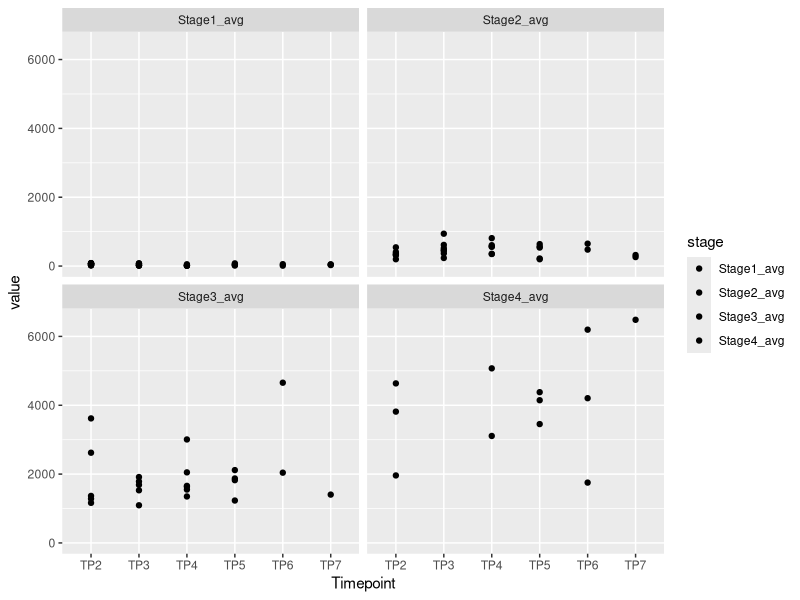
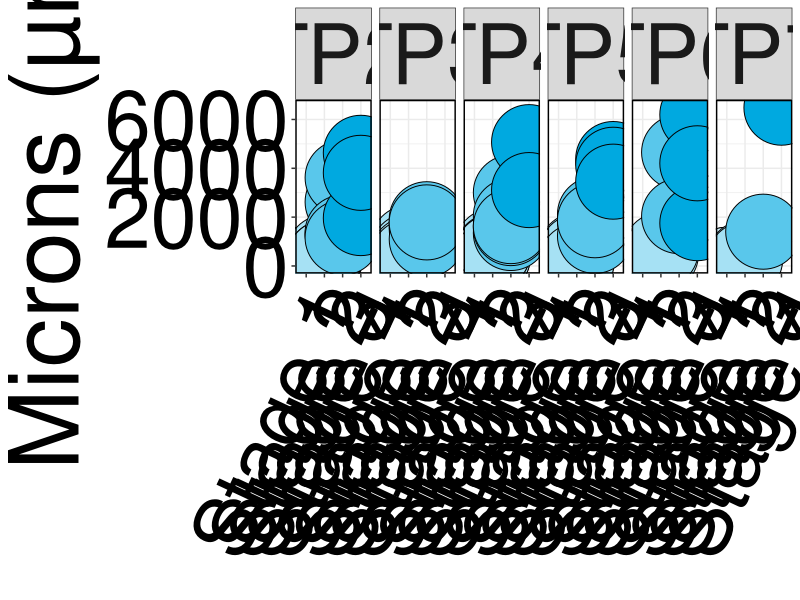
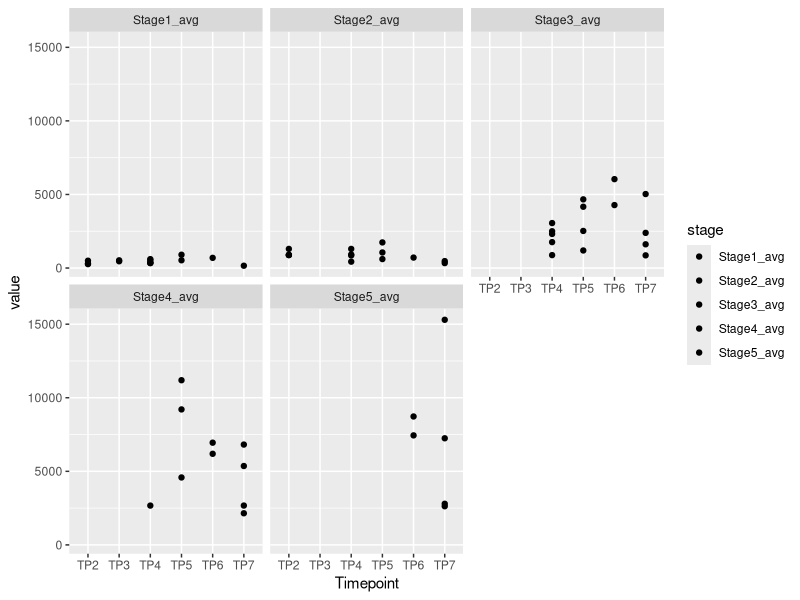
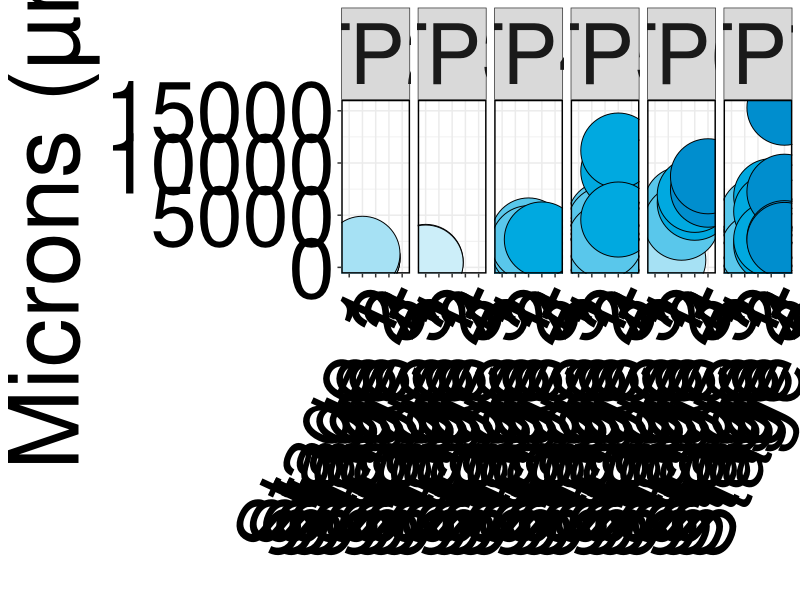
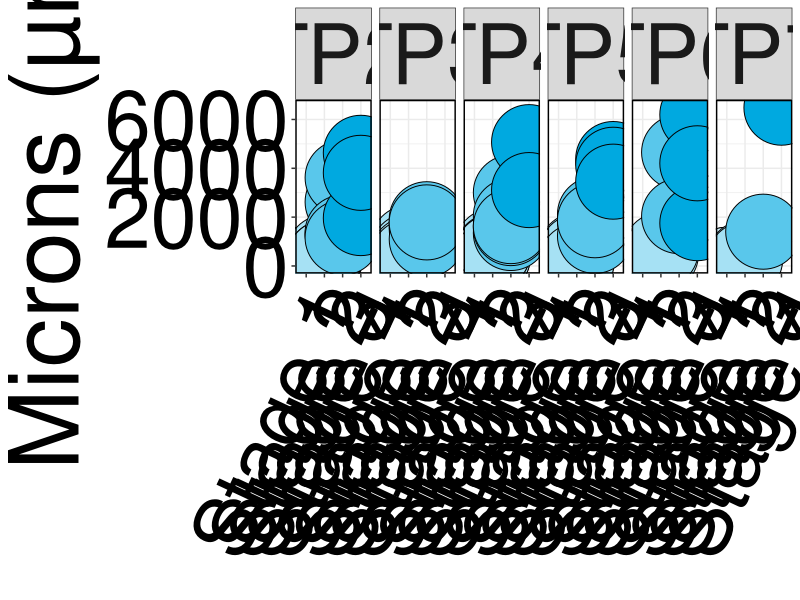
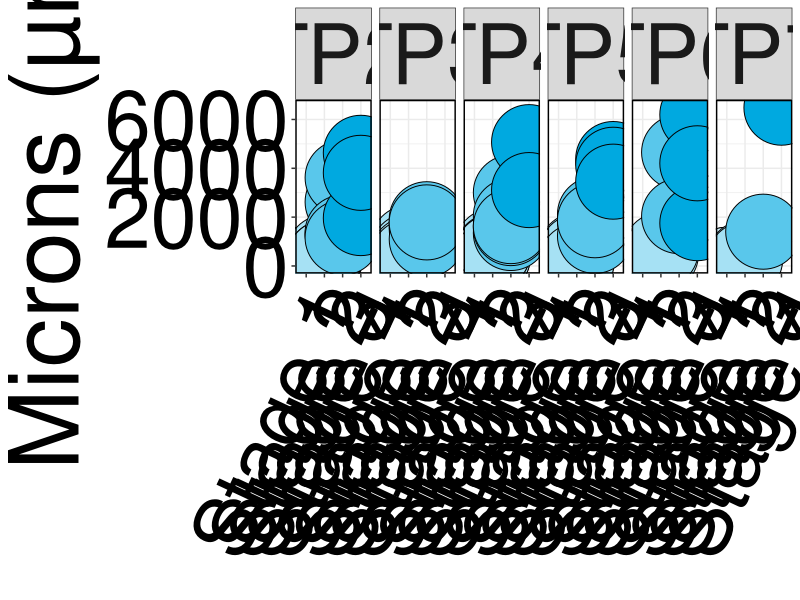
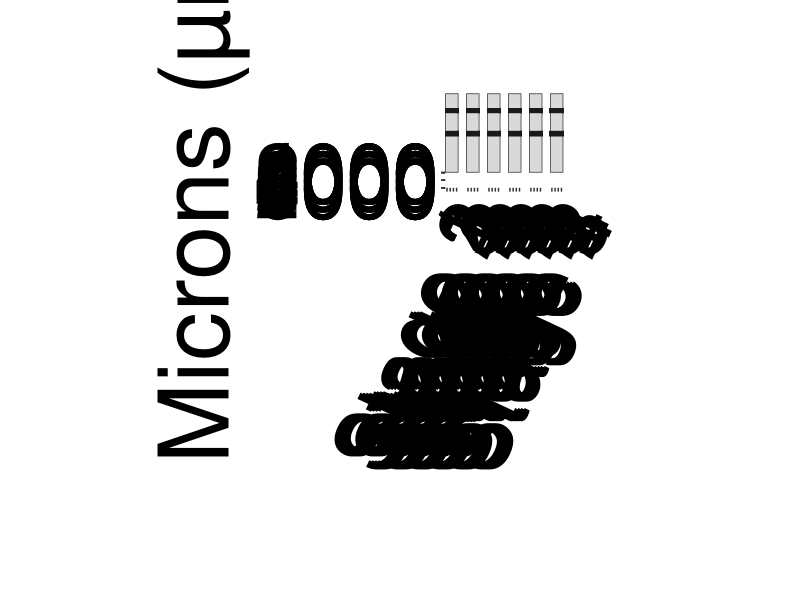
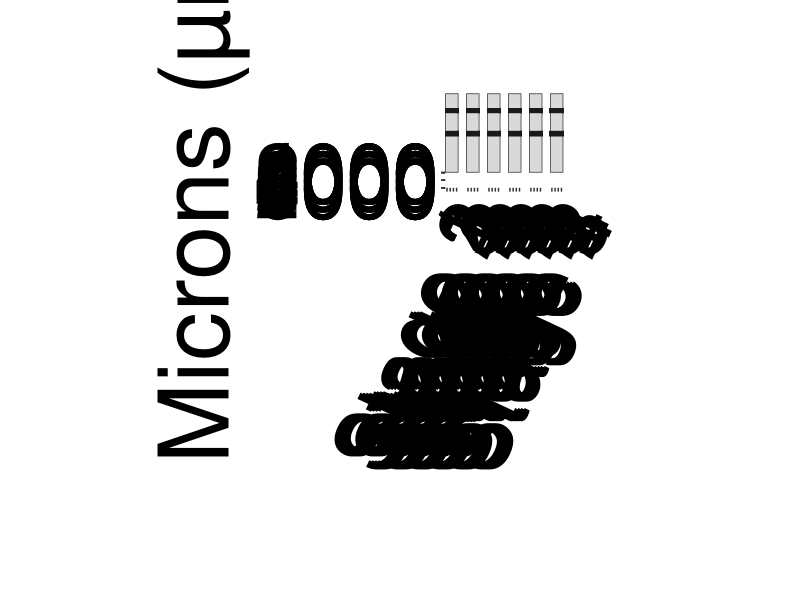

Reproduce these figures in R, in order.
## ---- chunk 1
knitr::opts_chunk$set(echo = TRUE)

library(tidyverse)
## ---- chunk 2
Size  <- read.csv("data/Size.csv", header = T, na.strings = c("", "NA")) %>% 
  select(Coral.ID, Treatment, Timepoint, Sex, Scale, Average.of.Stage.One, Average.of.Stage.Two, Average.of.Stage.Three, Average.of.Stage.Four, Average.of.Stage.Five, Total.Gamates) %>%
  rename("Stage1_avg" = "Average.of.Stage.One",
         "Stage2_avg" = "Average.of.Stage.Two",
         "Stage3_avg" = "Average.of.Stage.Three",
         "Stage4_avg" = "Average.of.Stage.Four",
         "Stage5_avg" = "Average.of.Stage.Five")

######### Include Site eventually 
## ---- chunk 3
Size_female <- Size %>% 
  filter(Sex == "Female") %>%
  #filter(Treatment == "Field") %>%
  filter(!Timepoint == "TP0") # remove random AST sample that is labeled as FLD 

# Make avg columns numeric 
Size_female$Stage1_avg <- as.numeric(Size_female$Stage1_avg)
Size_female$Stage2_avg <- as.numeric(Size_female$Stage2_avg)
Size_female$Stage3_avg <- as.numeric(Size_female$Stage3_avg)
Size_female$Stage4_avg <- as.numeric(Size_female$Stage4_avg)
Size_female$Stage5_avg <- as.numeric(Size_female$Stage5_avg)
## ---- chunk 4
Size_female_long <- gather(Size_female, stage, value, Stage1_avg:Stage5_avg) %>% 
  select(Coral.ID, Treatment, Timepoint, Sex, stage, value) %>% 
  na.omit()
## ---- chunk 5
agg_tbl_female <- Size_female %>%
  group_by(Treatment, Timepoint) %>% 
  summarise(total_count = n())
## ---- chunk 6
## Plot all
ggplot(Size_female_long, aes(x = Timepoint, y = value, fill = stage)) +
  geom_point() +
  facet_wrap(~stage)

female_size_plot <- ggplot(Size_female_long, aes(x = stage, y = value, fill = stage)) +
  geom_point(aes(fill = stage), size = 25, pch =21, color = "black") +
  facet_grid(~Timepoint) +
  scale_fill_manual(values = c("#CCEEF9", "#A6E1F4", "#59C7EB", "#00A9E0"), labels = c("Stage 1", "Stage 2", "Stage 3", "Stage 4")) +
  #scale_color_manual(values = brewer.pal(n=4, name = "Blues")) +
  scale_x_discrete(labels = c("Stage 1", "Stage 2", "Stage 3", "Stage 4")) +
  #scale_discrete_manual(labels = c("Stage 1", "Stage 2", "Stage 3", "Stage 4")) +
  ylab("Microns (µm)") +
  xlab("") +
  theme_bw() +
  #theme_linedraw() +
  #theme(panel.grid.major = element_line(colour = "black")) +
  theme(axis.text.x = element_text(angle = 65,
                                   hjust = 1,
                                   size = 60,
                                   color = "black")) +
  theme(axis.text.y = element_text(size = 60,
                                   color = "black"),
        axis.title.y = element_text(size = 70)) +
  theme(strip.text.x = element_text(size = 60),
        panel.border=element_rect(colour="black",size=1)) +
  theme(legend.position = "none") 
  # theme(legend.title = element_text(size = 0),
  #       legend.text = element_text(size = 10),
  #       legend.position = "top", 
  #       legend.direction = "horizontal")
female_size_plot
ggsave("output/Female_Gamete_Size.pdf", female_size_plot, width = 40, height = 30, units = "in")
ggsave("output/Female_Gamete_Size.png", female_size_plot, width = 40, height = 30, units = "in")

## Plot by treatment
# Reorder treatment variables 
Size_female_long$Treatment <- factor(Size_female_long$Treatment, levels = c("Ambient", "High", "Field"))

# Add n size text 

# Plot by treatment and stage 
female_size_trt_plot <- ggplot(Size_female_long, aes(x = stage, y = value, fill = stage)) +
  geom_point(aes(fill = stage), size = 25, pch =21, color = "black") +
  facet_grid(Treatment~Timepoint) +
  scale_fill_manual(values = c("#CCEEF9", "#A6E1F4", "#59C7EB", "#00A9E0"), labels = c("Stage 1", "Stage 2", "Stage 3", "Stage 4")) +
  #scale_color_manual(values = brewer.pal(n=4, name = "Blues")) +
  scale_x_discrete(labels = c("Stage 1", "Stage 2", "Stage 3", "Stage 4")) +
  #scale_discrete_manual(labels = c("Stage 1", "Stage 2", "Stage 3", "Stage 4")) +
  ylab("Microns (µm)") +
  xlab("") +
  theme_bw() +
  #theme_linedraw() +
  #theme(panel.grid.major = element_line(colour = "black")) +
  theme(axis.text.x = element_text(angle = 65,
                                   hjust = 1,
                                   size = 60,
                                   color = "black")) +
  theme(axis.text.y = element_text(size = 60,
                                   color = "black"),
        axis.title.y = element_text(size = 70)) +
  theme(strip.text.x = element_text(size = 50),
        strip.text.y = element_text(size =50),
        panel.border=element_rect(colour="black",size=1)) +
  theme(legend.position = "none") +
  theme(plot.margin = margin(4, 4, 4, 4, "cm")) 
  # theme(legend.title = element_text(size = 0),
  #       legend.text = element_text(size = 10),
  #       legend.position = "top", 
  #       legend.direction = "horizontal")
ggsave("output/Female_Gamete_Size_Treatment.pdf", female_size_trt_plot, width = 40, height = 30, units = "in")
ggsave("output/Female_Gamete_Size_Treatment.png", female_size_trt_plot, width = 40, height = 30, units = "in")
## ---- chunk 7
Size_male <- Size %>% 
  filter(Sex == "Male") 
#%>%
  #filter(Treatment == "Field") %>%
  #filter(!Timepoint == "TP0") # remove random AST sample that is labeled as FLD 

# Make avg columns numeric 
Size_male$Stage1_avg <- as.numeric(Size_male$Stage1_avg)
Size_male$Stage2_avg <- as.numeric(Size_male$Stage2_avg)
Size_male$Stage3_avg <- as.numeric(Size_male$Stage3_avg)
Size_male$Stage4_avg <- as.numeric(Size_male$Stage4_avg)
Size_male$Stage5_avg <- as.numeric(Size_male$Stage5_avg)
## ---- chunk 8
Size_male_long <- gather(Size_male, stage, value, Stage1_avg:Stage5_avg) %>% 
  select(Coral.ID, Treatment, Timepoint, Sex, stage, value) %>% 
  na.omit()
  #filter(value <= 10000)
## ---- chunk 9
agg_tbl_male <- Size_male %>%
  group_by(Treatment, Timepoint) %>% 
  summarise(total_count = n())
## ---- chunk 10
##Plot all
ggplot(Size_male_long, aes(x = Timepoint, y = value, fill = stage)) +
  geom_point() +
  facet_wrap(~stage)

male_size_plot <- ggplot(Size_male_long, aes(x = stage, y = value, fill = stage)) +
  geom_point(aes(fill = stage), size = 25, pch =21, color = "black") +
  facet_grid(~Timepoint) +
  scale_fill_manual(values = c("#CCEEF9", "#A6E1F4", "#59C7EB", "#00A9E0", "#008ECE"), labels=c('Stage 1', 'Stage 2', "Stage 3", "Stage 4", "Stage 5")) +
  #scale_color_manual(values = brewer.pal(n=4, name = "Blues")) +
  scale_x_discrete(labels = c("Stage 1", "Stage 2", "Stage 3", "Stage 4", "Stage 5")) +
  #scale_discrete_manual(labels = c("Stage 1", "Stage 2", "Stage 3", "Stage 4")) +
  ylab("Microns (µm)") +
  xlab("") +
  theme_bw() +
  #theme_linedraw() +
  #theme(panel.grid.major = element_line(colour = "black")) +
  theme(axis.text.x = element_text(angle = 65,
                                   hjust = 1,
                                   size = 60,
                                   color = "black")) +
  theme(axis.text.y = element_text(size = 60,
                                   color = "black"),
        axis.title.y = element_text(size = 70)) +
  theme(strip.text.x = element_text(size = 60),
        panel.border=element_rect(colour="black",size=1)) +
  theme(legend.position = "none") 
  # theme(legend.title = element_text(size = 0),
  #       legend.text = element_text(size = 10),
  #       legend.position = "top", 
  #       legend.direction = "horizontal")
male_size_plot
ggsave("output/Male_Gamete_Size.pdf", male_size_plot, width = 40, height = 30, units = "in")
ggsave("output/Male_Gamete_Size.png", male_size_plot, width = 40, height = 30, units = "in")

## Plot by treatment
# Reorder treatment variables 
Size_male_long$Treatment <- factor(Size_male_long$Treatment, levels = c("Ambient", "High", "Field"))

# Add n size text 

# Plot by treatment and stage 
male_size_trt_plot <- ggplot(Size_male_long, aes(x = stage, y = value, fill = stage)) +
  geom_point(aes(fill = stage), size = 25, pch =21, color = "black") +
  facet_grid(Treatment~Timepoint) +
  scale_fill_manual(values = c("#CCEEF9", "#A6E1F4", "#59C7EB", "#00A9E0", "#008ECE"), labels = c("Stage 1", "Stage 2", "Stage 3", "Stage 4", "Stage 5")) +
  #scale_color_manual(values = brewer.pal(n=4, name = "Blues")) +
  scale_x_discrete(labels = c("Stage 1", "Stage 2", "Stage 3", "Stage 4", "Stage 5")) +
  #scale_discrete_manual(labels = c("Stage 1", "Stage 2", "Stage 3", "Stage 4")) +
  ylab("Microns (µm)") +
  xlab("") +
  theme_bw() +
  #theme_linedraw() +
  #theme(panel.grid.major = element_line(colour = "black")) +
  theme(axis.text.x = element_text(angle = 65,
                                   hjust = 1,
                                   size = 60,
                                   color = "black")) +
  theme(axis.text.y = element_text(size = 60,
                                   color = "black"),
        axis.title.y = element_text(size = 70)) +
  theme(strip.text.x = element_text(size = 50),
        strip.text.y = element_text(size =50),
        panel.border=element_rect(colour="black",size=1)) +
  theme(legend.position = "none") +
  theme(plot.margin = margin(4, 4, 4, 4, "cm")) 
  # theme(legend.title = element_text(size = 0),
  #       legend.text = element_text(size = 10),
  #       legend.position = "top", 
  #       legend.direction = "horizontal")
ggsave("output/Male_Gamete_Size_Treatment.pdf", male_size_trt_plot, width = 40, height = 30, units = "in")
ggsave("output/Male_Gamete_Size_Treatment.png", male_size_trt_plot, width = 40, height = 30, units = "in")
